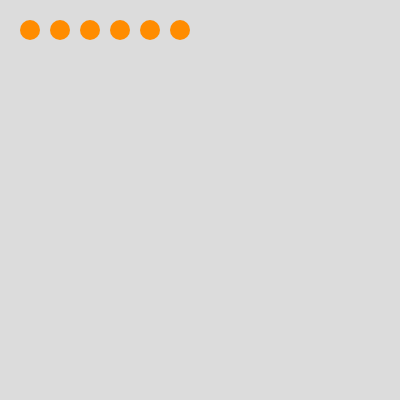
Frame 1 (no input)
Frame 60 (no input): identical to frame 1, image omitted
Frame 120 (the mouse pressed at the canvas centre since frame 60): identical to frame 1, image omitted

The p5.js sketch that drew this single still picture (run headless with seeded random() and noise() and a simulated clock; from frame 60 on, the mouse is pressed at the canvas centre):

// p5.js sketch
// ── sketch.js
function setup() {
	createCanvas(400, 400);
}

function draw() {
	background(220);
	noStroke();
	fill(231, 0, 0);
	fill(255, 140, 0);
	for (let x = 30; x < 210; x += 30) {
		ellipse(x, 30, 20, 20);
	}
}
